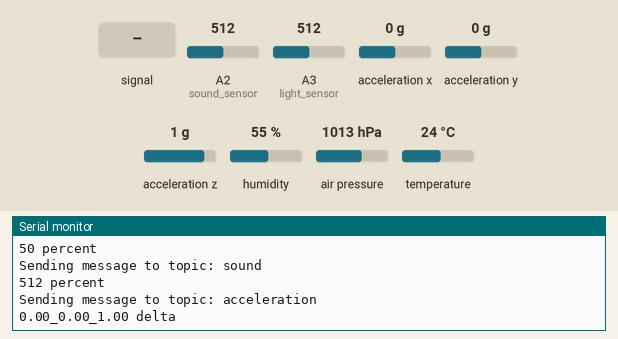
The sketch below on a simulated Arduino MKR. On the bench: the last lines printed to the serial monitor. Inputs (shaded band) come from the test bench; at power-on: acceleration x 0 g, A2 (sound_sensor) = 512, A3 (light_sensor) = 512, acceleration y 0 g, acceleration z 1 g, humidity 55 %, air pressure 1013 hPa, temperature 24 °C. WiFi joins after 1.5 s; servers stay silent unless stated; no MQTT or app messages arrive unless stated; not simulated (calls return 0 or success): arduino_secrets.h.

Above: at 17.7 s.
17.8 s: A2 (sound_sensor) fed a 200 Hz sine of ±81 counts around its level
19.3 s: acceleration x set to -1.4 g
At 19.8 s:
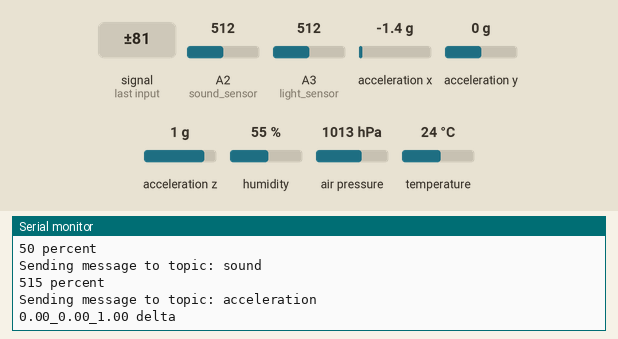
20.8 s: A2 (sound_sensor) set to 716
At 21.4 s:
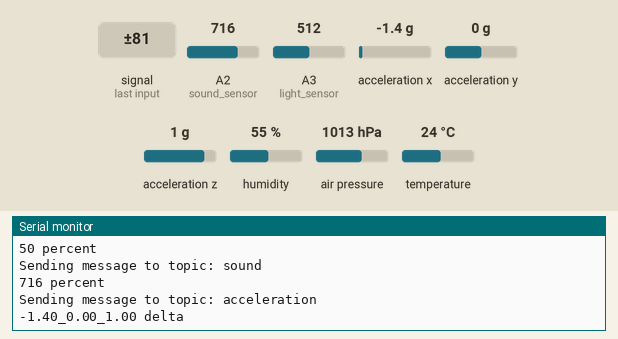
22.3 s: A3 (light_sensor) set to 716
23.8 s: acceleration y set to -1.4 g
At 25.2 s:
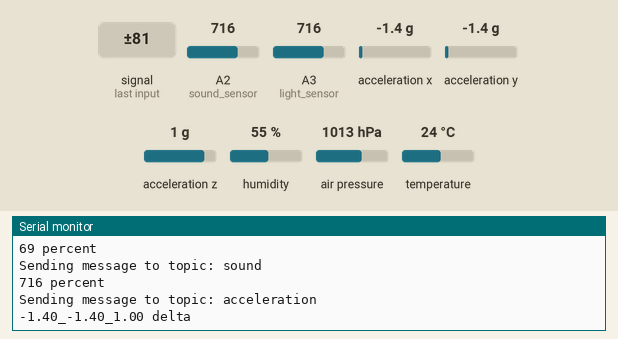
25.3 s: A2 (sound_sensor) fed a 1000 Hz sine of ±255 counts around its level
Timing chart, 0 to 27.8 s (numbered marks = the images above; inputs shaded):
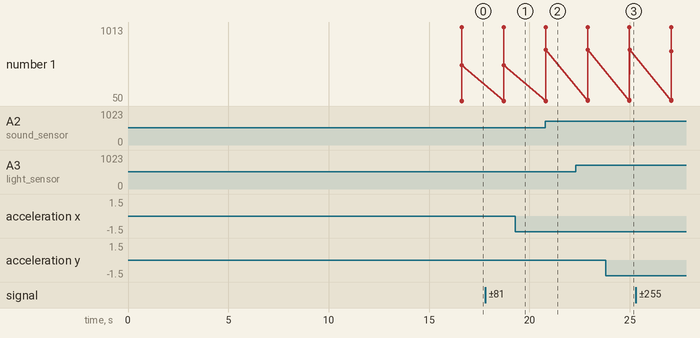

The sketch:

UnoSensorKit_MQTTpublisher.ino
```cpp
#include <ArduinoMqttClient.h>
#include <WiFiNINA.h>

#include "Arduino_SensorKit.h"
#include <Adafruit_AHTX0.h>

#include "arduino_secrets.h"
#include "config.h"

  // SENSOR VARIABLES
Adafruit_AHTX0 aht;

int sound_sensor = A2;
int light_sensor = A3;

String deviceID = DEVICE_ID;

  // CONFIG VARIABLES
char ipStr[] = BROKER_IP;

// Enter credentials in arduino_secrets.h
char ssid[] = SECRET_SSID;
char pass[] = SECRET_PASS;

int status = WL_IDLE_STATUS; // Wifi radio's status

WiFiClient wifiClient;
MqttClient mqttClient(wifiClient);

IPAddress brokerIP;
int port = 1883;


  // MQTT VARIABLES
//Interval for sending messages in milliseconds
const long interval = 8000;
unsigned long previousMillis = 0;


void networkConnect() {

  while(status != WL_CONNECTED) { // While not connected
      Serial.println("Attempting to connect to network: ");
      Serial.println(ssid);

      // FOR WPA2 CONNECTION:
      status = WiFi.begin(ssid, pass); // Connect to WPA/WPA2 network
      delay(15000); // Wait 15 seconds for connection
    }

// When connected:
  Serial.println("You're connected to the network! Yay!");
  IPAddress ip = WiFi.localIP();
  Serial.println(ip);

}


void brokerConnect() {

  brokerIP.fromString(ipStr);

  Serial.print("Attempting to connect to the MQTT broker: ");
  Serial.println(brokerIP);

  if(!mqttClient.connect(brokerIP, port)) {
    Serial.print("MQTT connection failed! Error code = ");
    Serial.println(mqttClient.connectError());

    while(1); // End program

   }

    Serial.println("You're connected to the MQTT broker!");
    Serial.println();
}


void setup() {

  Serial.begin(9600);
  while(!Serial); // Stall if can't connect to Serial

  networkConnect();
  brokerConnect();


// Initialization
  //Environment.begin();
  aht.begin();
  Pressure.begin();
  Accelerometer.begin();


}


void SendMessage(char topic[], String value, char unit[]) {
  Serial.print("Sending message to topic: ");
  Serial.println(topic);
  Serial.println(value + " " + unit);

  mqttClient.beginMessage(String( topic ) + "/" + deviceID);
  mqttClient.print(value + " " + String( unit )); // Why oh why did I do char[] for some but not others
  mqttClient.endMessage();

}

void loop() {

  //Serial.print(String( Environment.readTemperature() ) + " ");
  //Serial.print(String( Environment.readHumidity() ) + " ");

  unsigned long currentMillis = millis();

  if(currentMillis - previousMillis >= interval) {
    sensors_event_t humidity, temp;
    aht.getEvent(&humidity, &temp);

    // Serial.print("temperature:" + String( temp.temperature ) + " ");
    SendMessage("temperature", String( temp.temperature ), "celsius");

    // Serial.print("humidity:" + String( humidity.relative_humidity ) + " ");
    SendMessage("humidity", String( humidity.relative_humidity ), "percent");

    // Serial.print("pressure:" + String( Pressure.readPressure()/100 ) + "hectopascal");
    SendMessage("humidity", String( Pressure.readPressure()/100 ), "percent");

    // Serial.print("altitude:" + String(Pressure.readAltitude() ) + "meters");
    SendMessage("altitude", String( Pressure.readAltitude() ), "meters");

    // Serial.print("light:" + String( lightSensor() ) + " ");
    SendMessage("light", String( lightSensor() ), "percent");

    // Serial.print("sound:" + String( soundSensor() ) + " ");
    SendMessage("sound", String( soundSensor() ), "percent");

    String acceleration = String( Accelerometer.readX() ) + "_" + String( Accelerometer.readY() ) + "_" + String( Accelerometer.readZ() );
    // Serial.print("acceleration:" + acceleration + " ");
    SendMessage("acceleration", acceleration, "delta");


    delay(2000); // Delay 2 seconds

  }


}

int lightSensor() {

  int raw_light = analogRead(light_sensor);
  int light = map(raw_light, 0, 1023, 0, 100);

  return light;

}

int soundSensor() {
  int soundValue = 0;

  for(int i = 0; i < 32; i++) {
    soundValue += analogRead(sound_sensor); // Read sound sensor 32 times
  }

  soundValue >>= 5; // Shift 5 bits (uh sure)

  return soundValue;


}
```

config_example.h
```cpp
#define DEVICE_ID "AAAA"
#define BROKER_IP "10.0.2.154"
```

Measured:
- after the input at 20.8 s, the serial monitor: prints a new line at once (image 2)
- after the input at 23.8 s, the serial monitor: prints a new line after 1.2 s (image 3)
- plotted number 1: 512 → 515 after the input at 17.8 s, 515 → 716 after the input at 20.8 s, 716 → 700 after the input at 25.3 s
